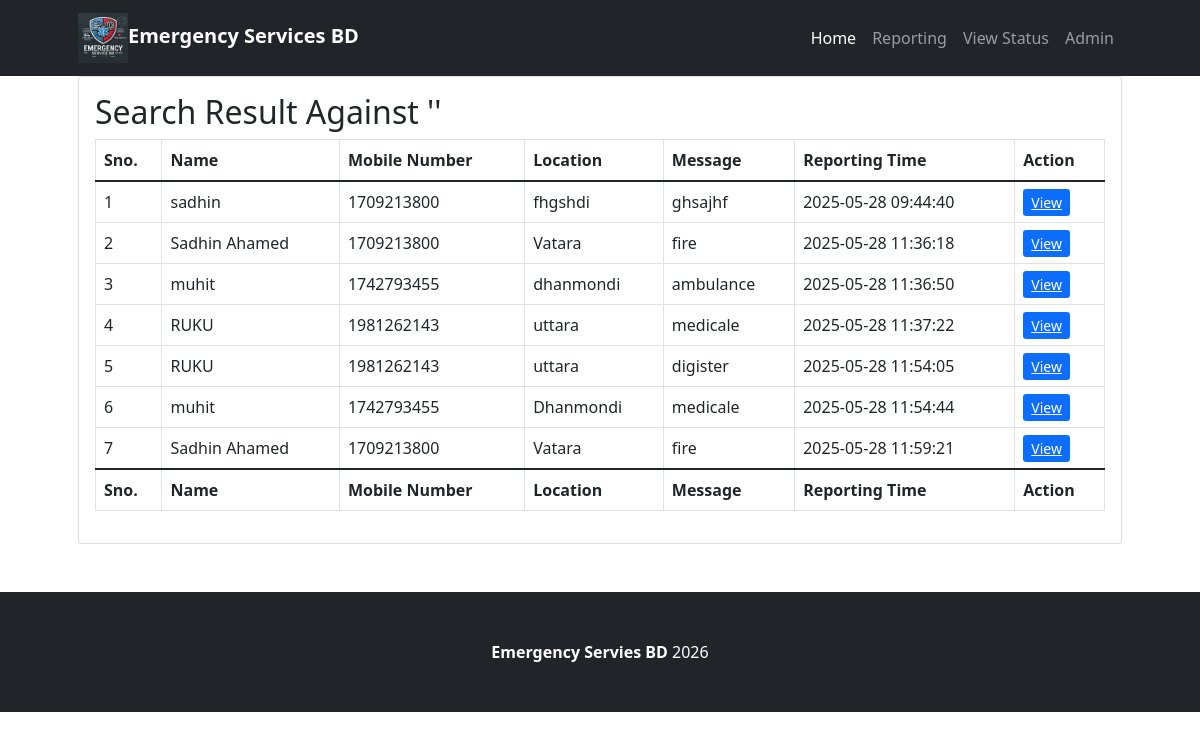
/ofrs/search-report-result.php, run on the app's committed database.
### tables this page shows
CREATE TABLE `tblsite` (
  `id` int(11) NOT NULL,
  `siteTitle` varchar(255) DEFAULT NULL,
  `siteLogo` varchar(255) DEFAULT NULL
);

CREATE TABLE `tblfirereport` (
  `id` int(11) NOT NULL,
  `fullName` varchar(255) DEFAULT NULL,
  `mobileNumber` bigint(12) DEFAULT NULL,
  `location` mediumtext DEFAULT NULL,
  `messgae` mediumtext DEFAULT NULL,
  `assignTo` int(11) DEFAULT NULL,
  `status` varchar(120) DEFAULT NULL,
  `postingDate` timestamp NULL DEFAULT current_timestamp(),
  `assignTime` varchar(255) DEFAULT NULL,
  `assignTme` varchar(255) NOT NULL
);

### ofrs/search-report-result.php (the view, shortened to what this page needs)
<?php include_once('includes/config.php');
?>
<!DOCTYPE html>
<html lang="en">
    <head>
        <link href="css/styles.css" rel="stylesheet" />
    </head>
    <body>
<?php include_once('includes/header.php') ?>
        <div class="container px-4 px-lg-5">
            <div class="row gx-4 gx-lg-5">
                <div class="col-md-12 mb-5">
                    <div class="card h-100">
                        <div class="card-body">
                 <?php
$searchdata=$_POST['serachdata'];
?>
                            <h2 class="card-title">Search Result Against '<?php echo $searchdata;?>'</h2>
                  <table class="table table-bordered" id="dataTable" width="100%" cellspacing="0">
                                    <thead>
                                       <tr>
                                            <th>Sno.</th>
                                            <th>Name</th>
                                            <th>Mobile Number</th>
                                            <th>Location </th>
                                             <th>Message</th>
                                             <th>Reporting Time</th>
                                            <th>Action</th>
                                        </tr>
                                    </thead>
                                      <tfoot>
                                         <tr>
                                            <th>Sno.</th>
                                            <th>Name</th>
                                            <th>Mobile Number</th>
                                            <th>Location </th>
                                             <th>Message</th>
                                             <th>Reporting Time</th>
                                            <th>Action</th>
                                        </tr>
                                    </tfoot>
                                    <tbody>
<?php $query=mysqli_query($con,"select * from tblfirereport where   fullName like '%$searchdata%' || mobileNumber like '%$searchdata%' || location like '%$searchdata%'");
$cnt=1;
while($row=mysqli_fetch_array($query)){
?>
                                        <tr>
                                            <td><?php echo $cnt;?></td>
                                            <td><?php echo $row['fullName'];?></td>
                                            <td><?php echo $row['mobileNumber'];?></td>
                                            <td><?php echo $row['location'];?></td>
                                            <td><?php echo $row['messgae'];?></td>
                                            <td><?php echo $row['postingDate'];?></td>
                                            <td>
                                <a href="details.php?requestid=<?php echo $row['id'];?>" class="btn-sm btn-primary">View</a>
                              </td>
                                        </tr>
                               <?php $cnt++;
                           } ?>
                                    </tbody>
                                </table>
</div>
                    </div>
                </div>
            </div>
        </div>
<?php include_once('includes/footer.php') ?>
    </body>
</html>

### ofrs/includes/header.php (shortened to what this page needs)
                <?php $query=mysqli_query($con,"select * from tblsite");
while($row=mysqli_fetch_array($query)){
$logo=$row['siteLogo'];
}  ?>
        <nav class="navbar navbar-expand-lg navbar-dark bg-dark">
            <div class="container px-5">
                <a class="navbar-brand" href="index.php">   <img src="admin/uploadeddata/<?php echo $logo;?>"  width="50"><b><?php echo "Emergency Services BD"?></b></a>
                <div class="collapse navbar-collapse" id="navbarSupportedContent">
                    <ul class="navbar-nav ms-auto mb-2 mb-lg-0">
                        <li class="nav-item"><a class="nav-link active" aria-current="page" href="index.php.
                            ">Home</a></li>
                        <li class="nav-item"><a class="nav-link" href="reporting.php">Reporting</a></li>
                        <li class="nav-item"><a class="nav-link" href="search.php">View Status</a></li>
                        <li class="nav-item"><a class="nav-link" href="admin/">Admin</a></li>
                    </ul>
                </div>
            </div>
        </nav>

### ofrs/includes/footer.php
<footer class="py-5 bg-dark">
    <div class="container px-4 px-lg-5"><p class="m-0 text-center text-white"> <b><?php echo "Emergency Servies BD"?></b> <?php echo date('Y');?></p></div>
</footer>

### data on the page
tblsite: siteLogo (picture)
tblfirereport: fullName "sadhin", mobileNumber "1709213800", location "fhgshdi", messgae "ghsajhf", postingDate "2025-05-28 09:44:40"
tblfirereport: fullName "Sadhin Ahamed", mobileNumber "1709213800", location "Vatara", messgae "fire", postingDate "2025-05-28 11:36:18"
tblfirereport: fullName "muhit", mobileNumber "1742793455", location "dhanmondi", messgae "ambulance", postingDate "2025-05-28 11:36:50"
tblfirereport: fullName "RUKU", mobileNumber "1981262143", location "uttara", messgae "medicale", postingDate "2025-05-28 11:37:22"
tblfirereport: fullName "RUKU", mobileNumber "1981262143", location "uttara", messgae "digister", postingDate "2025-05-28 11:54:05"
tblfirereport: fullName "muhit", mobileNumber "1742793455", location "Dhanmondi", messgae "medicale", postingDate "2025-05-28 11:54:44"
tblfirereport: fullName "Sadhin Ahamed", mobileNumber "1709213800", location "Vatara", messgae "fire", postingDate "2025-05-28 11:59:21"
